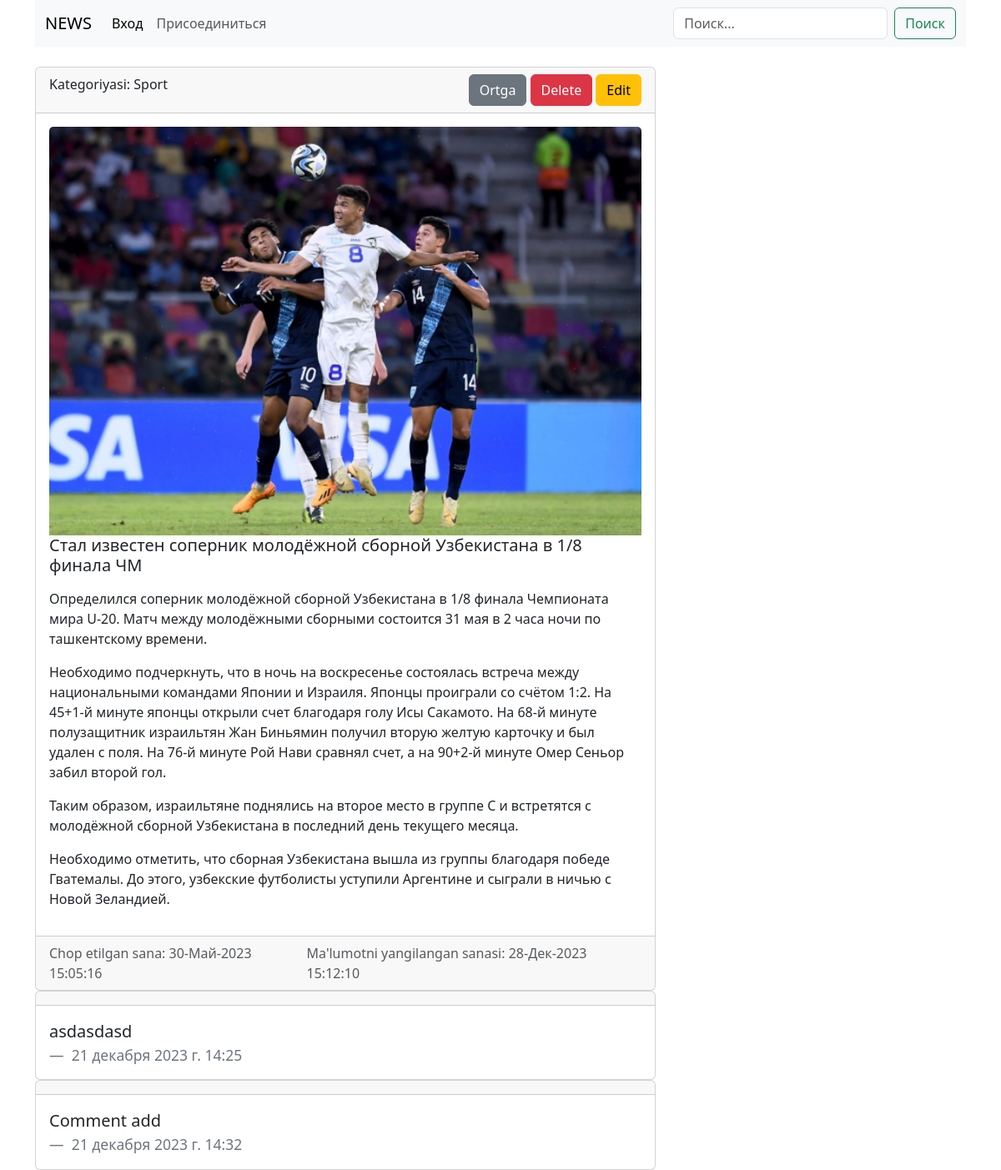
The app's page /article/1/ with its own data.
### blog/models.py (models this page shows, shortened)
class Article(models.Model):
    title = models.CharField(max_length=255, unique=True)
    content = models.TextField()
    photo = models.ImageField(blank=True, null=True, upload_to='photos/')
    created_at = models.DateTimeField(auto_now_add=True)
    updated_at = models.DateTimeField(auto_now=True)
    publish = models.BooleanField(default=True)
    category = models.ForeignKey(Category, on_delete=models.CASCADE)
    def get_photo(self):
        try:
            return self.photo.url
        except:
            return "https://media.istockphoto.com/id/887464786/vector/no-cameras-allowed-sign-flat-icon-in-red-crossed-out-circle-vector.jpg?s=612x612&w=0&k=20&c=LVkPMBiZas8zxBPmhEApCv3UiYjcbYZJsO-CVQjAJeU="
    class Meta:
        verbose_name = 'Статья'
        verbose_name_plural = 'Статьи'

class Category(models.Model):
    title = models.CharField(max_length=255, unique=True)
    class Meta:
        verbose_name = 'Категория'
        verbose_name_plural = 'Категории'

class Comment(models.Model):
    article = models.ForeignKey(Article, on_delete=models.CASCADE)
    user = models.ForeignKey(User, on_delete=models.CASCADE)
    text = models.TextField()
    created_at = models.DateTimeField(auto_now_add=True)

### blog/views.py (the view)
# urls.py: path('article/<int:pk>/', ArticleDetail.as_view(), name='article_detail'),
class ArticleDetail(DetailView):
    model = Article
    template_name = 'blog/article_detail.html'
    context_object_name = 'article'
    def get_queryset(self):
        return Article.objects.filter(pk=self.kwargs['pk'])
    def get_context_data(self, **kwargs):
        context = super().get_context_data()
        article = Article.objects.get(pk=self.kwargs['pk'])
        context['title'] = article.title
        context['comments'] = Comment.objects.filter(article=article)
        context['comment_form'] = CommentForm()
        return context

### blog/forms.py
class CommentForm(forms.ModelForm):
    class Meta:
        model = Comment
        fields = ('text',)
        widgets = {
            'text': forms.TextInput(attrs={
                'class': "form-control"
            })
        }

### blog/templates/blog/article_detail.html (shortened to what this page needs)
{% extends 'base.html' %}
{% block header %}
{% include 'components/_header.html' %}
{% endblock header %}
{% block main %}
<div class="container">
    <div class="d-flex justify-content-between">
        <div class="col-8">
            <div class="card">
                <div class="card-header d-flex justify-content-between">
                    <div>
                        Kategoriyasi: {{ article.category.title }}
                    </div>
                    <div>
                        <a href="#" class="btn btn-secondary">Ortga</a>
                        <a href="{% url 'delete' article.pk %}" class="btn btn-danger">Delete</a>
                        <a href="{% url 'edit' article.pk %}" class="btn btn-warning">Edit</a>
                    </div>
                </div>
                <div class="card-body">
                    <img src="{{ article.get_photo }}" class="card-img-top" alt="">
                    <h5 class="card-title">{{ article.title }}</h5>
                    <p class="card-text">{{ article.content|linebreaks }}</p>
                </div>
                <div class="card-footer text-muted d-flex justify-content-between">
                    <div>
                        Chop etilgan sana: {{ article.created_at|date:'d-M-Y H:m:s' }}
                    </div>
                    <div>
                        Ma'lumotni yangilangan sanasi: {{ article.updated_at|date:'d-M-Y H:m:s' }}
                    </div>
                </div>
            </div>
            {% for comment in comments %}
            <div class="card">
                <div class="card-header">
                </div>
                <div class="card-body">
                    <blockquote class="blockquote mb-0">
                        <p>{{ comment.text }}</p>
                        <footer class="blockquote-footer">
                            {{ comment.created_at }}
                        </footer>
                    </blockquote>
                </div>
            </div>
            {% endfor %}
        </div>
    </div>
</div>
{% endblock main %}

### templates/base.html (shortened to what this page needs)
<!doctype html>
<html lang="en">
<head>
    <link href="https://cdn.jsdelivr.net/npm/bootstrap@5.3.0-alpha3/dist/css/bootstrap.min.css" rel="stylesheet"
>
</head>
<body>
{% block header %}
{% endblock header %}
<br>
<main>
    {% block main %}
    {% endblock main %}
</main>
</body>
</html>

### templates/components/_header.html (shortened to what this page needs)
<header>
    <div class="container">
        <nav class="navbar navbar-expand-lg bg-body-tertiary">
            <div class="container-fluid">
                <a class="navbar-brand" href="{% url 'index' %}">NEWS</a>
                <div class="collapse navbar-collapse" id="navbarSupportedContent">
                    <ul class="navbar-nav me-auto mb-2 mb-lg-0">
                        {% if request.user.is_authenticated %}
                        <li class="nav-item dropdown">
                            <a class="nav-link dropdown-toggle" href="#" role="button" data-bs-toggle="dropdown"
                                aria-expanded="false">
                                Привет, Пользователь!
                            </a>
                            <ul class="dropdown-menu">
                                <li><a class="dropdown-item" href="{% url 'profile' %}">Профиль</a></li>
                                <li><a class="dropdown-item" href="{% url 'add_article' %}">Добавить статью</a></li>
                                <li>
                                    <hr class="dropdown-divider">
                                </li>
                                <li><a class="dropdown-item" href="{% url 'logout' %}">Выход</a></li>
                            </ul>
                        </li>
                        {% else %}
                        <li class="nav-item">
                            <a class="nav-link active" aria-current="page" href="{% url 'login' %}">Вход</a>
                        </li>
                        <li class="nav-item">
                            <a class="nav-link" href="{% url 'register' %}">Присоединиться</a>
                        </li>
                        {% endif %}
                    </ul>
                    <form class="d-flex" role="search">
                        <input class="form-control me-2" type="search" placeholder="Поиск..." aria-label="Поиск">
                        <button class="btn btn-outline-success" type="submit">Поиск</button>
                    </form>
                </div>
            </div>
        </nav>
    </div>
</header>

### records on screen
Article: category "Sport", get_photo (picture), title "Стал известен соперник молодёжной сборной Узбекистана в 1/8 финала ЧМ", content "Определился соперник молодёжной сборной Узбекистана в 1/8 финала Чемпионата мира U-20. Матч между молодёжными сборными состоится 31 мая в 2 часа ночи по ташкентскому времени. Необходимо подчеркнуть, что в ночь на воскресенье состоялась встреча между национальными командами Японии и Израиля. Японцы проиграли со счётом 1:2. На 45+1-й минуте японцы открыли счет благодаря голу Исы Сакамото. На 68-й минуте полузащитник израильтян Жан Биньямин получил вторую желтую карточку и был удален с поля. На 76-й минуте Рой Нави сравнял счет, а на 90+2-й минуте Омер Сеньор забил второй гол. Таким образом, израильтяне поднялись на второе место в группе С и встретятся с молодёжной сборной Узбекистана в…", created_at "30-Май-2023 15:05:16", updated_at "28-Дек-2023 15:12:10"
Comment: text "asdasdasd", created_at "21 декабря 2023 г. 14:25"
Comment: text "Comment add", created_at "21 декабря 2023 г. 14:32"
